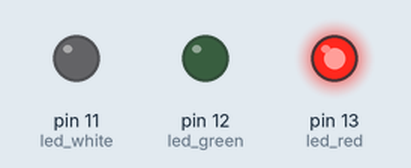
This sketch was run on a simulated Arduino Uno, built with avr-gcc and run on an emulated ATmega328P. Shown: output pins drawn as LEDs (lit = HIGH).

Above: at 0.5 s.
At 2.5 s:
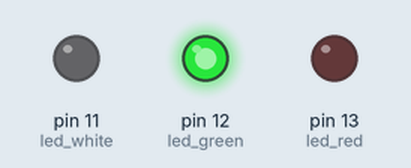
At 4.5 s:
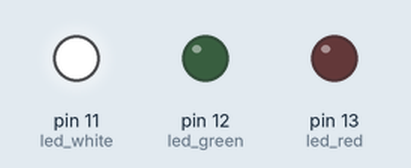
At 5.5 s:
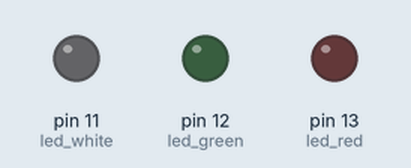
Timing chart, 0 to 7.8 s (numbered marks = the images above):
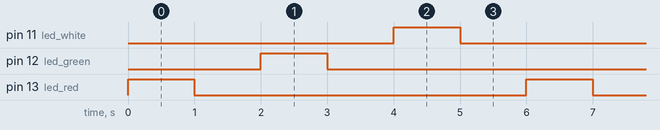

The sketch:

led_blink_2.ino
```cpp
int led_red=13;
int led_green=12;
int led_white=11;

void setup() {
  // put your setup code here, to run once:
  pinMode(led_red, OUTPUT);
  pinMode(led_green, OUTPUT);
  pinMode(led_white, OUTPUT);
}

void loop() {
  // put your main code here, to run repeatedly:
  digitalWrite(led_red,HIGH);
  delay(1000);
  digitalWrite(led_red,LOW);
  delay(1000);

  digitalWrite(led_green,HIGH);
  delay(1000);
  digitalWrite(led_green,LOW);
  delay(1000);

  digitalWrite(led_white,HIGH);
  delay(1000);
  digitalWrite(led_white,LOW);
  delay(1000);
}
```

Measured:
- by itself, pin 11 (led_white), pin 12 (led_green), pin 13 (led_red): alternates HIGH for 1.0 s and LOW for 5.0 s
- by itself, everything shown: repeats every 6.0 s, in 6 steps
